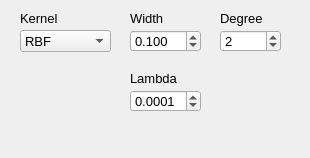
<?xml version="1.0" encoding="UTF-8"?>
<ui version="4.0">
 <class>ParametersRVM</class>
 <widget class="QWidget" name="ParametersRVM">
  <property name="geometry">
   <rect>
    <x>0</x>
    <y>0</y>
    <width>310</width>
    <height>158</height>
   </rect>
  </property>
  <property name="windowTitle">
   <string>Form</string>
  </property>
  <widget class="QLabel" name="labelWidth">
   <property name="geometry">
    <rect>
     <x>130</x>
     <y>10</y>
     <width>50</width>
     <height>16</height>
    </rect>
   </property>
   <property name="font">
    <font>
     <pointsize>10</pointsize>
    </font>
   </property>
   <property name="text">
    <string>Width</string>
   </property>
  </widget>
  <widget class="QSpinBox" name="kernelDegSpin">
   <property name="geometry">
    <rect>
     <x>220</x>
     <y>30</y>
     <width>61</width>
     <height>22</height>
    </rect>
   </property>
   <property name="font">
    <font>
     <pointsize>10</pointsize>
    </font>
   </property>
   <property name="toolTip">
    <string>Degree of the kernel polynomial
(Polynomial only)</string>
   </property>
   <property name="minimum">
    <number>1</number>
   </property>
   <property name="value">
    <number>2</number>
   </property>
  </widget>
  <widget class="QLabel" name="label_2">
   <property name="geometry">
    <rect>
     <x>20</x>
     <y>10</y>
     <width>91</width>
     <height>16</height>
    </rect>
   </property>
   <property name="font">
    <font>
     <pointsize>10</pointsize>
    </font>
   </property>
   <property name="text">
    <string>Kernel</string>
   </property>
  </widget>
  <widget class="QLabel" name="svmTypeLabel">
   <property name="geometry">
    <rect>
     <x>130</x>
     <y>70</y>
     <width>70</width>
     <height>16</height>
    </rect>
   </property>
   <property name="font">
    <font>
     <pointsize>10</pointsize>
    </font>
   </property>
   <property name="text">
    <string>Lambda</string>
   </property>
  </widget>
  <widget class="QDoubleSpinBox" name="kernelWidthSpin">
   <property name="geometry">
    <rect>
     <x>130</x>
     <y>30</y>
     <width>71</width>
     <height>22</height>
    </rect>
   </property>
   <property name="font">
    <font>
     <pointsize>10</pointsize>
    </font>
   </property>
   <property name="toolTip">
    <string>Width of the kernel (gamma)
RBF and Polynomial only</string>
   </property>
   <property name="decimals">
    <number>3</number>
   </property>
   <property name="minimum">
    <double>0.001000000000000</double>
   </property>
   <property name="maximum">
    <double>9999.000000000000000</double>
   </property>
   <property name="singleStep">
    <double>0.010000000000000</double>
   </property>
   <property name="value">
    <double>0.100000000000000</double>
   </property>
  </widget>
  <widget class="QLabel" name="labelDegree">
   <property name="geometry">
    <rect>
     <x>220</x>
     <y>10</y>
     <width>50</width>
     <height>16</height>
    </rect>
   </property>
   <property name="font">
    <font>
     <pointsize>10</pointsize>
    </font>
   </property>
   <property name="text">
    <string>Degree</string>
   </property>
  </widget>
  <widget class="QComboBox" name="kernelTypeCombo">
   <property name="geometry">
    <rect>
     <x>20</x>
     <y>30</y>
     <width>91</width>
     <height>22</height>
    </rect>
   </property>
   <property name="font">
    <font>
     <pointsize>10</pointsize>
    </font>
   </property>
   <property name="toolTip">
    <string>kernel function</string>
   </property>
   <property name="currentIndex">
    <number>2</number>
   </property>
   <item>
    <property name="text">
     <string>Linear</string>
    </property>
   </item>
   <item>
    <property name="text">
     <string>Polynomial</string>
    </property>
   </item>
   <item>
    <property name="text">
     <string>RBF</string>
    </property>
   </item>
   <item>
    <property name="text">
     <string>Sigmoid</string>
    </property>
   </item>
  </widget>
  <widget class="QDoubleSpinBox" name="svmCSpin">
   <property name="geometry">
    <rect>
     <x>130</x>
     <y>90</y>
     <width>71</width>
     <height>22</height>
    </rect>
   </property>
   <property name="font">
    <font>
     <pointsize>10</pointsize>
    </font>
   </property>
   <property name="toolTip">
    <string>Training Parameter
C-SVM: C cost function, (alpha_i &lt;= C)
Nu-SVM: nu, ratio on the amount of alphas that can be selected
RVM: eps, stopping criterion (the smaller, the more accurate)
Pegasos: lambda, accuracy-generalization tradeoff parameter </string>
   </property>
   <property name="decimals">
    <number>4</number>
   </property>
   <property name="minimum">
    <double>0.000000000000000</double>
   </property>
   <property name="maximum">
    <double>999.990000000000009</double>
   </property>
   <property name="singleStep">
    <double>0.010000000000000</double>
   </property>
   <property name="value">
    <double>0.000100000000000</double>
   </property>
  </widget>
 </widget>
 <resources/>
 <connections/>
</ui>
